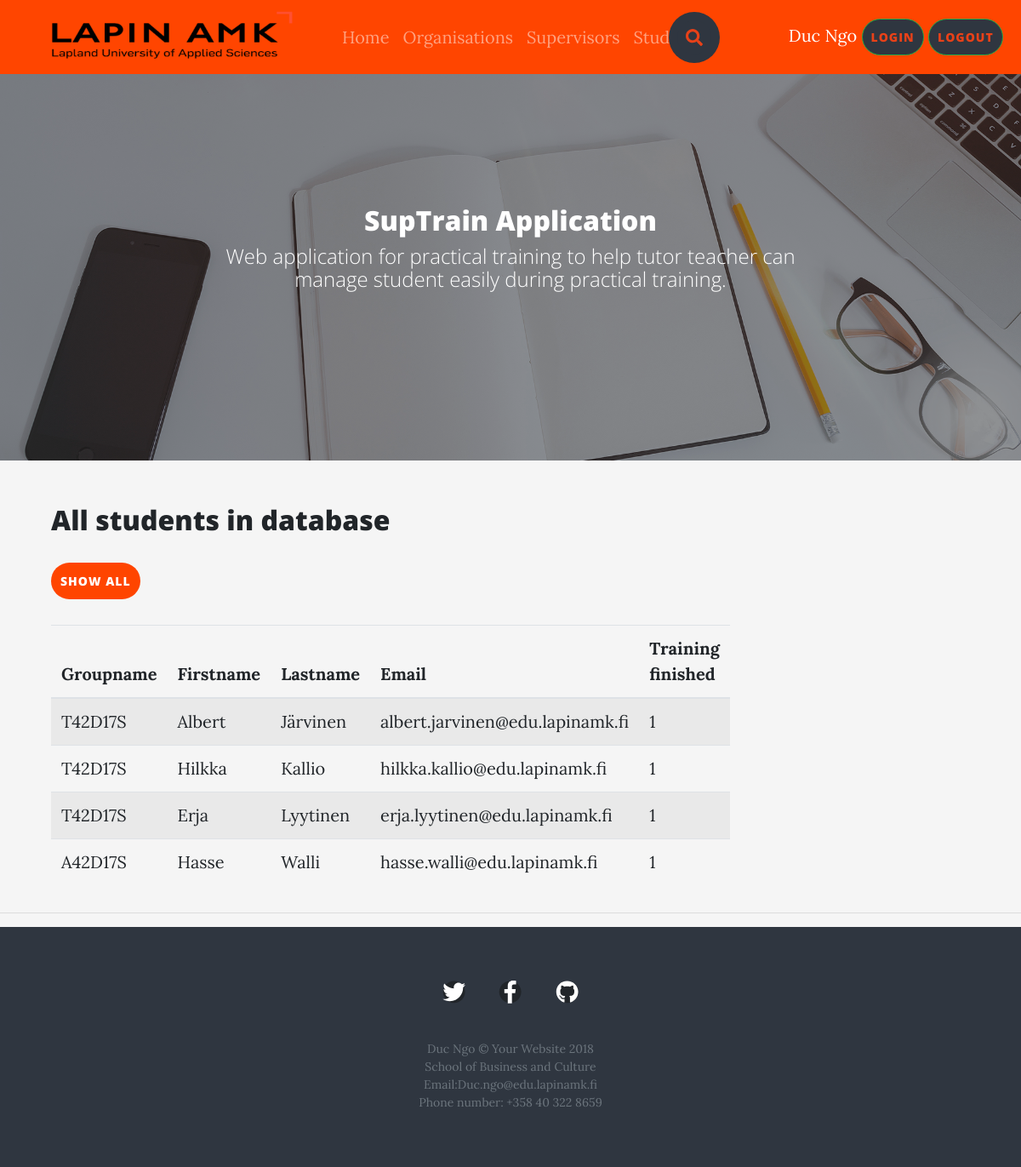
The app's page /SuptrainApplication.php?page=finished (signed in) with its own data.
### tables this page shows
CREATE TABLE `student` (
  `studentID` varchar(10) NOT NULL,
  `firstname` varchar(50) NOT NULL,
  `lastname` varchar(50) NOT NULL,
  `email` varchar(100) NOT NULL,
  `phone` varchar(20) NOT NULL,
  `practicaltrainingdone` tinyint(1) NOT NULL DEFAULT '0',
  `groupname` varchar(20) NOT NULL,
  `password` varchar(100) NOT NULL,
  `imagestudent` varchar(100) NOT NULL
);

### php/finished.php (the view, shortened to what this page needs)
<?php
include('dbConnect.php');
$sql="SELECT groupname,firstname,lastname,email, practicaltrainingdone
FROM `student`
WHERE practicaltrainingdone=true
ORDER BY lastname,firstname";
$result=$conn->query($sql);
?>
<div class="container">
  <h2>All students in database</h2>
  <?php echo '<p><a class="btn information" href="SuptrainApplication.php?page=allstudents">Show all</a></p>' ?>
  <table class="table table-striped">
    <thead>
      <tr>
        <th>Groupname</th>
        <th>Firstname</th>
        <th>Lastname</th>
        <th>Email</th>
        <th>Training finished</th>
      </tr>
    </thead>
    <tbody>
      <?php
      while($row=$result->fetch_assoc()) {
          echo '<tr>';
          echo '<td><a href="SuptrainApplication.php?page=finished&group='.$row['groupname'].'">'.$row['groupname'].'</td>';
          echo '<td>'.$row['firstname'].'</td>';
          echo '<td>'.$row['lastname'].'</td>';
          echo '<td>'.$row['email'].'</td>';
          echo '<td>'.$row['practicaltrainingdone'];
          echo '</tr>';
      }
      ?>
    </tbody>
  </table>
</div>

### css/starter-template.css (style rules this page uses)
body { padding-top: 5rem; }

### css/signin.css (style rules this page uses)
html, body { height: 100%; }
body { display: -ms-flexbox; align-items: center; padding-top: 40px; padding-bottom: 40px; background-color: #f5f5f5; }
.information { color:white!important; background-color: orangered!important; text-decoration:none!important; border-radius: 40px; padding: 10px; }
.th, td { padding: 10px; margin:10px; }

### records on screen
student: groupname "T42D17S", firstname "Albert", lastname "Järvinen", email "albert.jarvinen@edu.lapinamk.fi", practicaltrainingdone "1"
student: groupname "T42D17S", firstname "Hilkka", lastname "Kallio", email "hilkka.kallio@edu.lapinamk.fi", practicaltrainingdone "1"
student: groupname "T42D17S", firstname "Erja", lastname "Lyytinen", email "erja.lyytinen@edu.lapinamk.fi", practicaltrainingdone "1"
student: groupname "A42D17S", firstname "Hasse", lastname "Walli", email "hasse.walli@edu.lapinamk.fi", practicaltrainingdone "1"

### other values on screen
$_SESSION['user'] "Duc Ngo"
